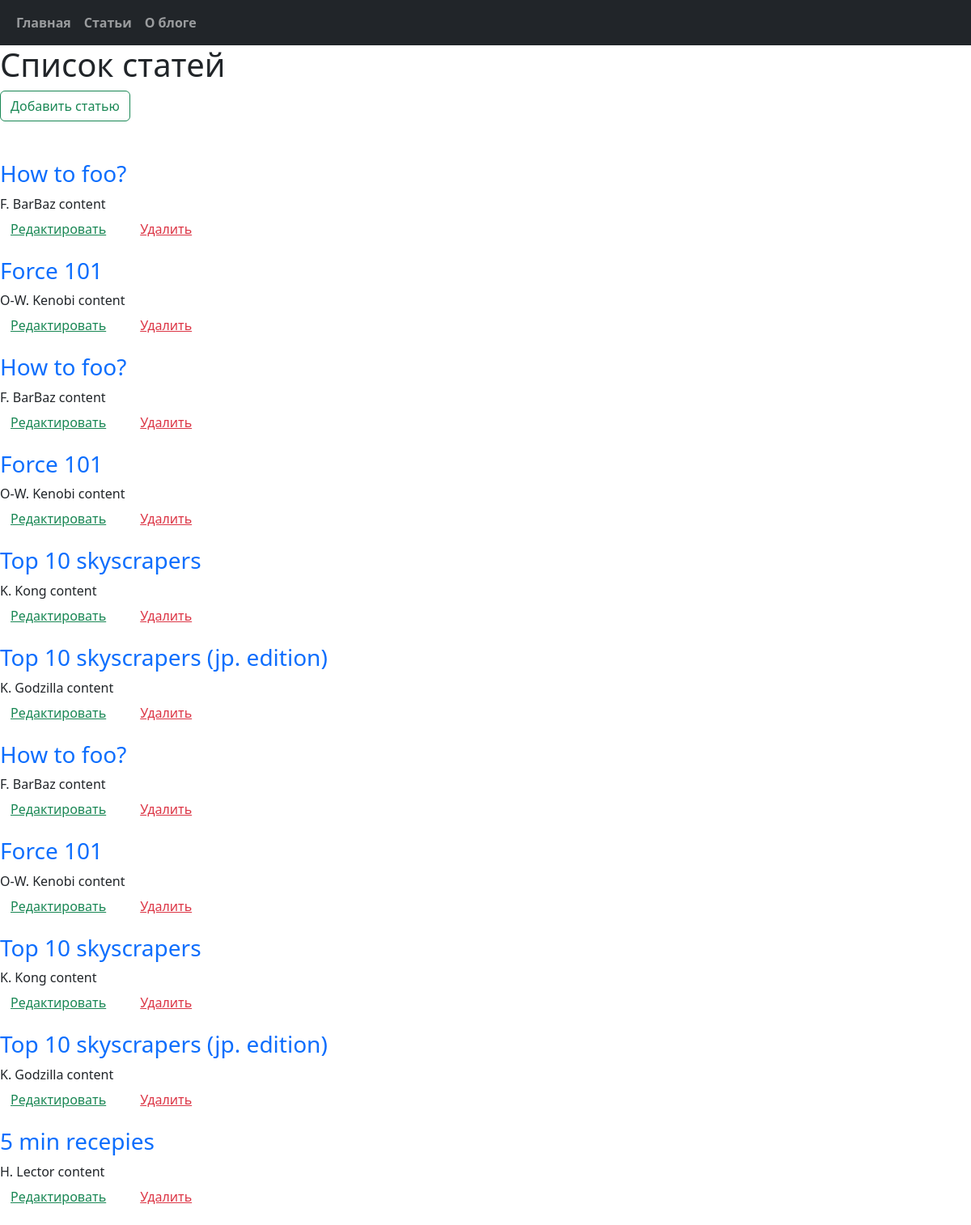
/articles/, run on an earlier commit of the app's database.
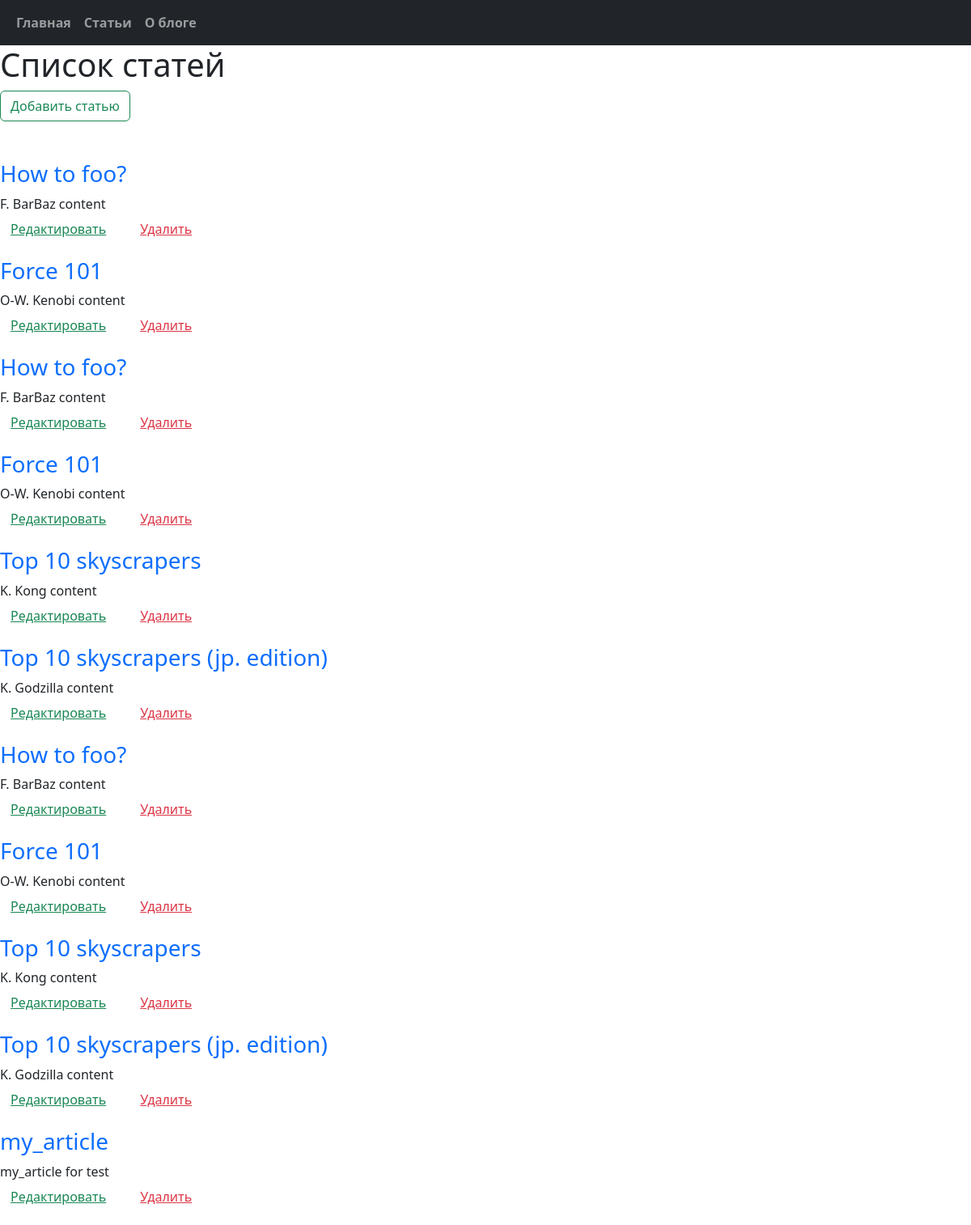
And on a later commit of the database.
### django_blog/article/models.py (models this page shows, shortened)
class Article(models.Model):
    name = models.CharField(max_length=200)
    body = models.TextField()
    created_at = models.DateTimeField(auto_now_add=True)
    updated_at = models.DateTimeField(auto_now=True)

### django_blog/article/views.py (the view)
# urls.py: path("", views.ArticlesIndexView.as_view(), name="article"),
class ArticlesIndexView(View):
    def get(self, request, *args, **kwargs):
        articles = Article.objects.all()[:15]
        return render(
            request,
            "articles/index.html",
            context={"articles": articles},
        )

### django_blog/templates/articles/index.html (shortened to what this page needs)
{% extends "base.html" %}
{% block content %}
    <div class="pb-5">
        <h1>Список статей</h1>
        <a class="btn btn-outline-success" href="{% url 'article_create' %}">Добавить статью</a>
    </div>
    {% for article in articles %}
        <h3><a href="{% url 'article_show' article.id %}" class="link-offset-2 link-underline link-underline-opacity-0">{{ article.name }}</a></h3>
        <div>{{ article.body|slice:":200" }}</div>
        <div class="d-inline-flex gap-3">
            <small><a class="btn btn-link link-success" href="{% url 'article_update' id=article.id %}">Редактировать</a></small>
            <form action="{% url 'article_delete' id=article.id %}" method="post">
                <input type="submit" class="btn btn-link link-danger mb-3" value="Удалить">
            </form>
        </div>
    {% endfor %}
{% endblock %}

What changed in the data, as far as the page shows it:
removed Article: name "5 min recepies", body "H. Lector content"
added Article: name "my_article", body "my_article for test"
